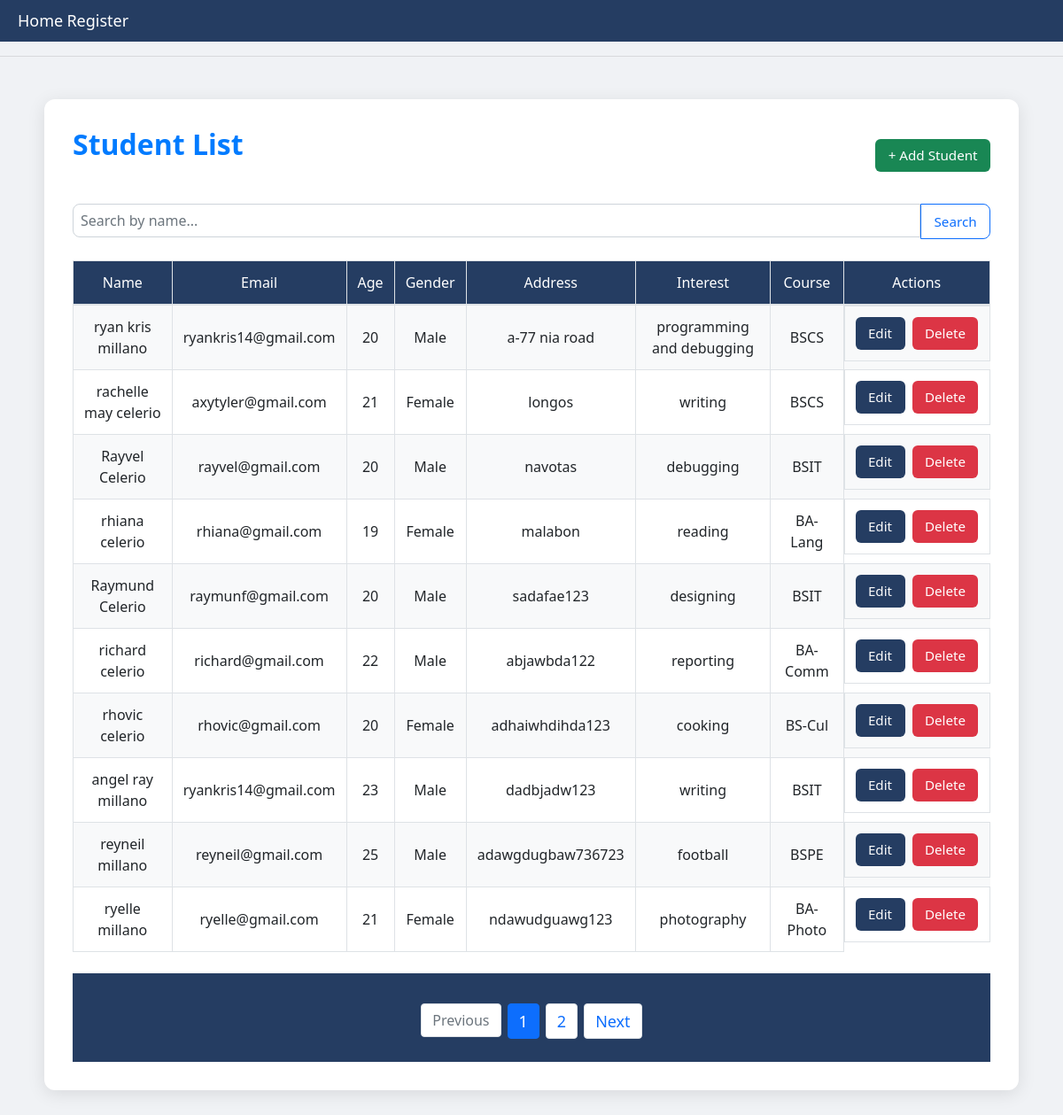
The page /students/ on the database its author committed.
### student_app/models.py (models this page shows, shortened)
class Student(models.Model):
    MALE = 1
    FEMALE = 2
    OTHER = 3
    GENDER_CHOICES = [
        (MALE, 'Male'),
        (FEMALE, 'Female'),
        (OTHER, 'Other'),
    ]
    first_name = models.CharField(max_length=50)
    last_name = models.CharField(max_length=50)
    address = models.TextField(default='Not Provided')
    email = models.EmailField()
    gender = models.IntegerField(choices=GENDER_CHOICES, default=OTHER)
    age = models.IntegerField()
    interest = models.TextField()
    course = models.CharField(max_length=100, default='BSCS')

### student_app/views.py (the view, shortened to what this page needs)
# urls.py: path('', student_list, name='student_list'),
def student_list(request):
    query = request.GET.get('q', '')
    students = Student.objects.all()
    paginator = Paginator(students, 10)
    page_number = request.GET.get('page')
    page_obj = paginator.get_page(page_number)
    context = {
        'page_obj': page_obj,
        'query': query
    }
    return render(request, 'student_app/student_list.html', context)

### student_app/templates/student_app/student_list.html (shortened to what this page needs)
{% extends "student_app/base.html" %}
{% block content %}
<div class="container mt-5">
    <div class="d-flex justify-content-between align-items-center mb-4">
        <h2 class="text-primary">Student List</h2>
        <a href="{% url 'student_create' %}" class="btn btn-success">+ Add Student</a>
    </div>
    <form method="get" class="mb-4">
        <div class="input-group">
            <input type="text" name="q" class="form-control" placeholder="Search by name..." value="{{ query }}">
            <button class="btn btn-outline-primary" type="submit">Search</button>
        </div>
    </form>
    <div class="table-responsive">
        <table class="table table-bordered table-hover table-striped">
            <thead>
                <tr>
                    <th>Name</th>
                    <th>Email</th>
                    <th>Age</th>
                    <th>Gender</th>
                    <th>Address</th>
                    <th>Interest</th>
                    <th>Course</th>
                    <th>Actions</th>
                </tr>
            </thead>
            <tbody>
                {% for student in page_obj %}
                <tr>
                    <td>{{ student.first_name }} {{ student.last_name }}</td>
                    <td>{{ student.email }}</td>
                    <td>{{ student.age }}</td>
                    <td>{{ student.get_gender_display }}</td>
                    <td>{{ student.address }}</td>
                    <td>{{ student.interest }}</td>
                    <td>{{ student.course }}</td>
                    <td class="d-flex gap-2">
                        <a href="{% url 'student_update' student.pk %}" class="btn btn-sm btn-warning">Edit</a>
                        <a href="{% url 'student_delete' student.pk %}" class="btn btn-sm btn-danger">Delete</a>
                    </td>
                </tr>
                {% empty %}
                <tr>
                    <td colspan="8" class="text-center">No students found.</td>
                </tr>
                {% endfor %}
            </tbody>
        </table>
    </div>
    {% if page_obj.has_other_pages %}
    <nav>
        <ul class="pagination justify-content-center mt-4">
            {% if page_obj.has_previous %}
            <li class="page-item">
                <a class="page-link" href="?{% if query %}q={{ query }}&{% endif %}page={{ page_obj.previous_page_number }}">Previous</a>
            </li>
            {% else %}
            <li class="page-item disabled"><span class="page-link">Previous</span></li>
            {% endif %}
            {% for num in page_obj.paginator.page_range %}
            <li class="page-item {% if page_obj.number == num %}active{% endif %}">
                <a class="page-link" href="?{% if query %}q={{ query }}&{% endif %}page={{ num }}">{{ num }}</a>
            </li>
            {% endfor %}
            {% if page_obj.has_next %}
            <li class="page-item">
                <a class="page-link" href="?{% if query %}q={{ query }}&{% endif %}page={{ page_obj.next_page_number }}">Next</a>
            </li>
            {% else %}
            <li class="page-item disabled"><span class="page-link">Next</span></li>
            {% endif %}
        </ul>
    </nav>
    {% endif %}
</div>
{% endblock %}

### student_app/templates/student_app/base.html (style rules this page uses)
body { background-color: #f4f6f7; }
nav { background-color: #253d62; padding: 10px 20px; }
nav a { color: white; text-decoration: none; font-size: 18px; }

### student_app/templates/student_app/student_list.html (style rules this page uses)
body { font-family: 'Segoe UI', Tahoma, Geneva, Verdana, sans-serif; background-color: #f0f2f5; margin: 0; padding: 0; }
.container { max-width: 1100px; margin: 2rem auto; background: #ffffff; padding: 2rem; border-radius: 12px; box-shadow: 0 4px 20px rgba(0, 0, 0, 0.1); }
h2.text-primary { color: #253d62; font-weight: 600; margin-bottom: 1.5rem; }
.btn { font-size: 0.95rem; border-radius: 6px; padding: 0.45rem 0.9rem; transition: background-color 0.3s ease, color 0.3s ease; }
.btn-success { background-color: #198754; border: none; color: #fff; }
.btn-warning { background-color:#253d62; border: none; color: #fafafa; }
.btn-danger { background-color: #dc3545; border: none; color: #fff; }
.btn-outline-primary { border: 1px solid #0d6efd; color: #0d6efd; background-color: transparent; }
.btn-sm { margin-right: 8px; }
.btn-sm:last-child { margin-right: 0; }
.input-group input { border-radius: 0.5rem 0 0 0.5rem; padding: 0.5rem; border: 1px solid #ced4da; }
.input-group .btn { border-radius: 0 0.5rem 0.5rem 0; }
.table-responsive { overflow-x: auto; }
.table { width: 100%; border-collapse: collapse; margin-bottom: 1.5rem; }
.table th, .table td { padding: 0.75rem; text-align: center; vertical-align: middle; border: 1px solid #dee2e6; }
.table th { background-color: #253d62; color: #fff; font-weight: 500; }
.table-striped tbody tr:nth-of-type(odd) { background-color: #f8f9fa; }
.pagination { display: flex; justify-content: center; padding-left: 0; list-style: none; border-radius: 0.25rem; }
.pagination .page-item { margin: 0 0.25rem; }
.pagination .page-link { position: relative; display: block; padding: 0.5rem 0.75rem; color: #0d6efd; text-decoration: none; background-color: #fff; border: 1px solid #dee2e6; border-radius: 0.25rem; transition: background-color 0.3s ease, color 0.3s ease; }
.pagination .page-item.active .page-link { z-index: 1; color: #fff; background-color: #0d6efd; border-color: #0d6efd; }
.pagination .page-item.disabled .page-link { color: #6c757d; pointer-events: none; background-color: #fff; border-color: #dee2e6; }

### rows shown on the page
Student: first_name "ryan kris", last_name "millano", email "ryankris14@gmail.com", age "20", gender "Male", address "a-77 nia road", interest "programming and debugging", course "BSCS"
Student: first_name "rachelle may", last_name "celerio", email "axytyler@gmail.com", age "21", gender "Female", address "longos", interest "writing", course "BSCS"
Student: first_name "Rayvel", last_name "Celerio", email "rayvel@gmail.com", age "20", gender "Male", address "navotas", interest "debugging", course "BSIT"
Student: first_name "rhiana", last_name "celerio", email "rhiana@gmail.com", age "19", gender "Female", address "malabon", interest "reading", course "BA-Lang"
Student: first_name "Raymund", last_name "Celerio", email "raymunf@gmail.com", age "20", gender "Male", address "sadafae123", interest "designing", course "BSIT"
Student: first_name "richard", last_name "celerio", email "richard@gmail.com", age "22", gender "Male", address "abjawbda122", interest "reporting", course "BA-Comm"
Student: first_name "rhovic", last_name "celerio", email "rhovic@gmail.com", age "20", gender "Female", address "adhaiwhdihda123", interest "cooking", course "BS-Cul"
Student: first_name "angel ray", last_name "millano", email "ryankris14@gmail.com", age "23", gender "Male", address "dadbjadw123", interest "writing", course "BSIT"
Student: first_name "reyneil", last_name "millano", email "reyneil@gmail.com", age "25", gender "Male", address "adawgdugbaw736723", interest "football", course "BSPE"
Student: first_name "ryelle", last_name "millano", email "ryelle@gmail.com", age "21", gender "Female", address "ndawudguawg123", interest "photography", course "BA-Photo"

### other values the page prints
{{ num }} "1" "2"
